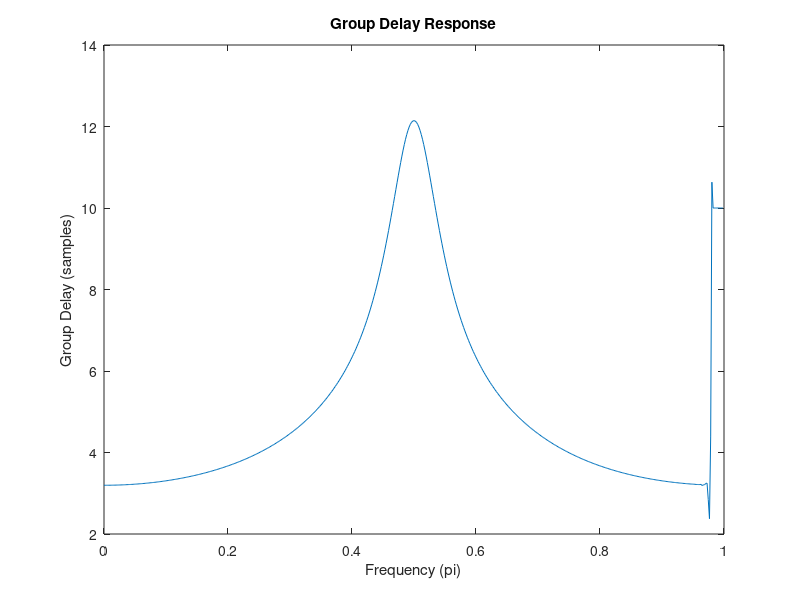

Recreate this plot in MATLAB.
[b, a] = butter(10, 0.5, 'low');
fs = 8000;
f1 = 1500;
f2 = 750;
L = 8000 * 5;
n = (0:L-1);
A = 1/5; % adjust playback volume
x1 = A * cos(2 * pi * n * f1 / fs);
x2 = A * cos(2 * pi * n * f2 / fs);
x = x1 + x2;

% Filter the signals through the designed filter
sound(x, fs);
% Find the group delay for each filtered signal
[gd1, ~] = grpdelay(b, a, L, fs);
[gd2, ~] = grpdelay(b, a, L, fs);

% Calculate the difference in group delay
f1_w=f1/(fs/2)
f2_w=f2/(fs/2)

% Display the results
disp(['Group delay for f1: ', num2str(gd1(f1 * L / fs + 1))]);
disp(['Group delay for f2: ', num2str(gd2(f2 * L / fs + 1))]);

% Assuming you have your IIR filter coefficients (b, a)
[gd, f] = grpdelay(b, a);
figure;
plot(f/pi, abs(gd));
title('Group Delay Response');
xlabel('Frequency (pi)');
ylabel('Group Delay (samples)');

